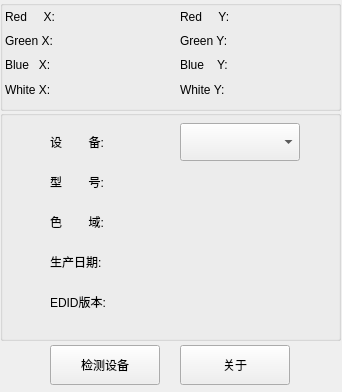
<?xml version="1.0" encoding="UTF-8"?>
<ui version="4.0">
 <class>MainWindow</class>
 <widget class="QMainWindow" name="MainWindow">
  <property name="enabled">
   <bool>true</bool>
  </property>
  <property name="geometry">
   <rect>
    <x>0</x>
    <y>0</y>
    <width>342</width>
    <height>392</height>
   </rect>
  </property>
  <property name="maximumSize">
   <size>
    <width>342</width>
    <height>392</height>
   </size>
  </property>
  <property name="windowTitle">
   <string>色域检测</string>
  </property>
  <property name="windowIcon">
   <iconset resource="res.qrc">
    <normaloff>:/img/icon.ico</normaloff>:/img/icon.ico</iconset>
  </property>
  <widget class="QWidget" name="centralwidget">
   <property name="enabled">
    <bool>true</bool>
   </property>
   <widget class="QPushButton" name="pushButton_CheckDevice">
    <property name="geometry">
     <rect>
      <x>50</x>
      <y>345</y>
      <width>110</width>
      <height>40</height>
     </rect>
    </property>
    <property name="text">
     <string>检测设备</string>
    </property>
   </widget>
   <widget class="QGroupBox" name="groupBox">
    <property name="geometry">
     <rect>
      <x>0</x>
      <y>110</y>
      <width>341</width>
      <height>231</height>
     </rect>
    </property>
    <property name="title">
     <string/>
    </property>
    <widget class="QLabel" name="label_25">
     <property name="geometry">
      <rect>
       <x>50</x>
       <y>60</y>
       <width>76</width>
       <height>24</height>
      </rect>
     </property>
     <property name="text">
      <string>型        号:</string>
     </property>
    </widget>
    <widget class="QLabel" name="label_EdidVersion">
     <property name="geometry">
      <rect>
       <x>180</x>
       <y>180</y>
       <width>120</width>
       <height>24</height>
      </rect>
     </property>
     <property name="text">
      <string/>
     </property>
    </widget>
    <widget class="QLabel" name="label_21">
     <property name="geometry">
      <rect>
       <x>50</x>
       <y>180</y>
       <width>76</width>
       <height>24</height>
      </rect>
     </property>
     <property name="text">
      <string>EDID版本:</string>
     </property>
    </widget>
    <widget class="QLabel" name="label_Gamut">
     <property name="geometry">
      <rect>
       <x>180</x>
       <y>100</y>
       <width>120</width>
       <height>24</height>
      </rect>
     </property>
     <property name="text">
      <string/>
     </property>
    </widget>
    <widget class="QLabel" name="label_23">
     <property name="geometry">
      <rect>
       <x>50</x>
       <y>140</y>
       <width>76</width>
       <height>24</height>
      </rect>
     </property>
     <property name="text">
      <string>生产日期:</string>
     </property>
    </widget>
    <widget class="QLabel" name="label_18">
     <property name="geometry">
      <rect>
       <x>50</x>
       <y>100</y>
       <width>76</width>
       <height>24</height>
      </rect>
     </property>
     <property name="text">
      <string>色        域:</string>
     </property>
    </widget>
    <widget class="QLabel" name="label_ProductModel">
     <property name="geometry">
      <rect>
       <x>180</x>
       <y>60</y>
       <width>120</width>
       <height>24</height>
      </rect>
     </property>
     <property name="text">
      <string/>
     </property>
    </widget>
    <widget class="QLabel" name="label_ProductDate">
     <property name="geometry">
      <rect>
       <x>180</x>
       <y>140</y>
       <width>120</width>
       <height>24</height>
      </rect>
     </property>
     <property name="text">
      <string/>
     </property>
    </widget>
    <widget class="QLabel" name="label_17">
     <property name="geometry">
      <rect>
       <x>50</x>
       <y>20</y>
       <width>76</width>
       <height>24</height>
      </rect>
     </property>
     <property name="text">
      <string>设        备:</string>
     </property>
    </widget>
    <widget class="QComboBox" name="comboBox_Device">
     <property name="geometry">
      <rect>
       <x>180</x>
       <y>13</y>
       <width>120</width>
       <height>38</height>
      </rect>
     </property>
    </widget>
   </widget>
   <widget class="QGroupBox" name="groupBox_2">
    <property name="geometry">
     <rect>
      <x>0</x>
      <y>0</y>
      <width>341</width>
      <height>111</height>
     </rect>
    </property>
    <property name="title">
     <string/>
    </property>
    <widget class="QLabel" name="label_GreenY">
     <property name="geometry">
      <rect>
       <x>256</x>
       <y>29</y>
       <width>76</width>
       <height>24</height>
      </rect>
     </property>
     <property name="text">
      <string/>
     </property>
    </widget>
    <widget class="QLabel" name="label_11">
     <property name="geometry">
      <rect>
       <x>180</x>
       <y>53</y>
       <width>76</width>
       <height>24</height>
      </rect>
     </property>
     <property name="text">
      <string>Blue    Y:</string>
     </property>
    </widget>
    <widget class="QLabel" name="label_WhiteY">
     <property name="geometry">
      <rect>
       <x>256</x>
       <y>78</y>
       <width>76</width>
       <height>24</height>
      </rect>
     </property>
     <property name="text">
      <string/>
     </property>
    </widget>
    <widget class="QLabel" name="label_BlueX">
     <property name="geometry">
      <rect>
       <x>81</x>
       <y>53</y>
       <width>76</width>
       <height>24</height>
      </rect>
     </property>
     <property name="text">
      <string/>
     </property>
    </widget>
    <widget class="QLabel" name="label_12">
     <property name="geometry">
      <rect>
       <x>180</x>
       <y>78</y>
       <width>76</width>
       <height>24</height>
      </rect>
     </property>
     <property name="text">
      <string>White Y:</string>
     </property>
    </widget>
    <widget class="QLabel" name="label_3">
     <property name="geometry">
      <rect>
       <x>5</x>
       <y>53</y>
       <width>76</width>
       <height>24</height>
      </rect>
     </property>
     <property name="text">
      <string>Blue   X:</string>
     </property>
    </widget>
    <widget class="QLabel" name="label_GreenX">
     <property name="geometry">
      <rect>
       <x>81</x>
       <y>29</y>
       <width>76</width>
       <height>24</height>
      </rect>
     </property>
     <property name="text">
      <string/>
     </property>
    </widget>
    <widget class="QLabel" name="label_WhiteX">
     <property name="geometry">
      <rect>
       <x>81</x>
       <y>78</y>
       <width>76</width>
       <height>24</height>
      </rect>
     </property>
     <property name="text">
      <string/>
     </property>
    </widget>
    <widget class="QLabel" name="label_BlueY">
     <property name="geometry">
      <rect>
       <x>256</x>
       <y>53</y>
       <width>76</width>
       <height>24</height>
      </rect>
     </property>
     <property name="text">
      <string/>
     </property>
    </widget>
    <widget class="QLabel" name="label_RedX">
     <property name="geometry">
      <rect>
       <x>81</x>
       <y>5</y>
       <width>76</width>
       <height>24</height>
      </rect>
     </property>
     <property name="text">
      <string/>
     </property>
    </widget>
    <widget class="QLabel" name="label_10">
     <property name="geometry">
      <rect>
       <x>180</x>
       <y>29</y>
       <width>76</width>
       <height>24</height>
      </rect>
     </property>
     <property name="text">
      <string>Green Y:</string>
     </property>
    </widget>
    <widget class="QLabel" name="label_RedY">
     <property name="geometry">
      <rect>
       <x>256</x>
       <y>5</y>
       <width>76</width>
       <height>24</height>
      </rect>
     </property>
     <property name="text">
      <string/>
     </property>
    </widget>
    <widget class="QLabel" name="label_2">
     <property name="geometry">
      <rect>
       <x>5</x>
       <y>29</y>
       <width>76</width>
       <height>24</height>
      </rect>
     </property>
     <property name="text">
      <string>Green X:</string>
     </property>
    </widget>
    <widget class="QLabel" name="label_9">
     <property name="geometry">
      <rect>
       <x>180</x>
       <y>5</y>
       <width>76</width>
       <height>24</height>
      </rect>
     </property>
     <property name="text">
      <string>Red     Y:</string>
     </property>
    </widget>
    <widget class="QLabel" name="label">
     <property name="geometry">
      <rect>
       <x>5</x>
       <y>5</y>
       <width>76</width>
       <height>24</height>
      </rect>
     </property>
     <property name="text">
      <string>Red     X:</string>
     </property>
    </widget>
    <widget class="QLabel" name="label_4">
     <property name="geometry">
      <rect>
       <x>5</x>
       <y>78</y>
       <width>76</width>
       <height>24</height>
      </rect>
     </property>
     <property name="text">
      <string>White X:</string>
     </property>
    </widget>
   </widget>
   <widget class="QPushButton" name="pushButton_AboutMe">
    <property name="geometry">
     <rect>
      <x>180</x>
      <y>345</y>
      <width>110</width>
      <height>40</height>
     </rect>
    </property>
    <property name="text">
     <string>关于</string>
    </property>
   </widget>
  </widget>
 </widget>
 <resources>
  <include location="res.qrc"/>
 </resources>
 <connections/>
</ui>
